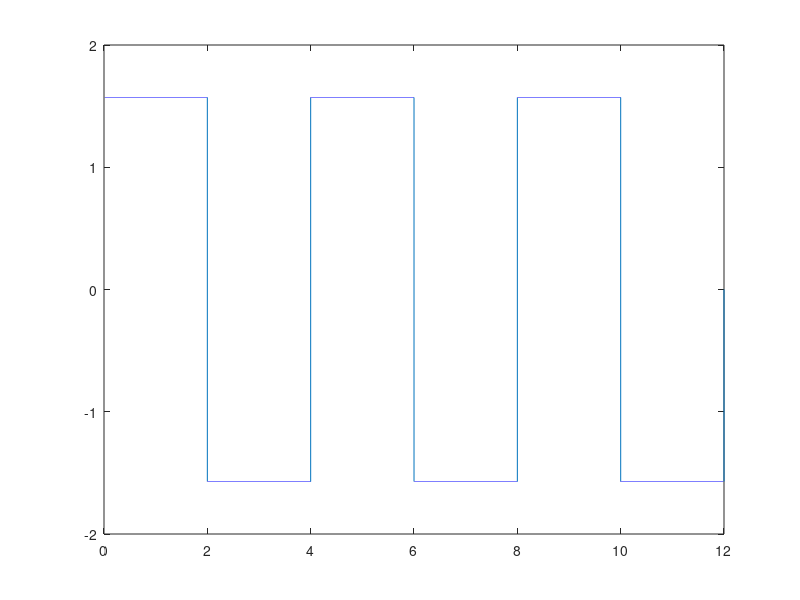
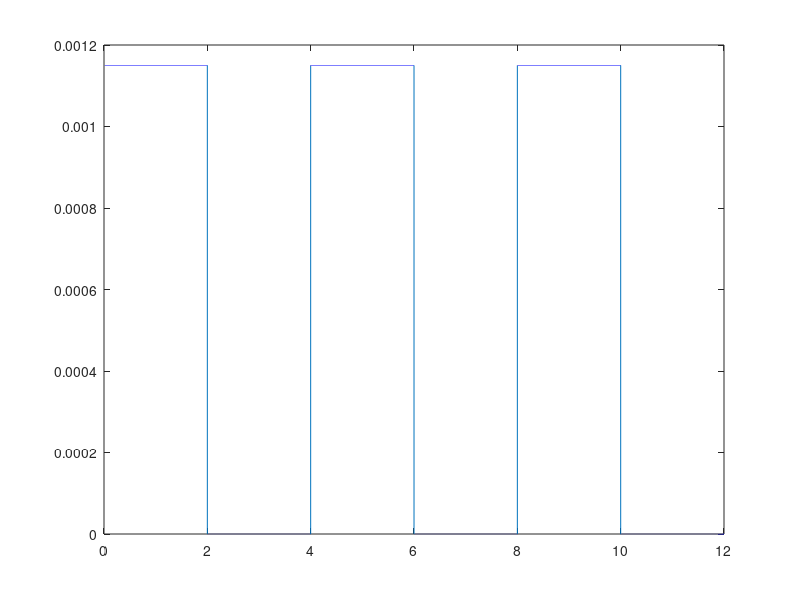

Recreate these plots in MATLAB, in order.
clear all, close all, clc
Tf=12;h=1e-4; pasos=Tf/h; t=0:h:Tf;
t=linspace(0,Tf,pasos);
ref=linspace(0,0,pasos);
tl=linspace(0,0,pasos);
Tref=pi/2;
tc=2;
ii=0;
Tl=1.15e-3;

for i=1:pasos-1
 ii=ii+h;
 if (ii>=tc)
 ii=0;
 Tref=Tref*-1;
 end
 ref(i)=Tref;
 if Tref>=0
 tl(i)=Tl;
 else
     tl(i)=0;
 end
end
figure(1)
plot(t,ref)
figure(2)
plot(t,tl)
